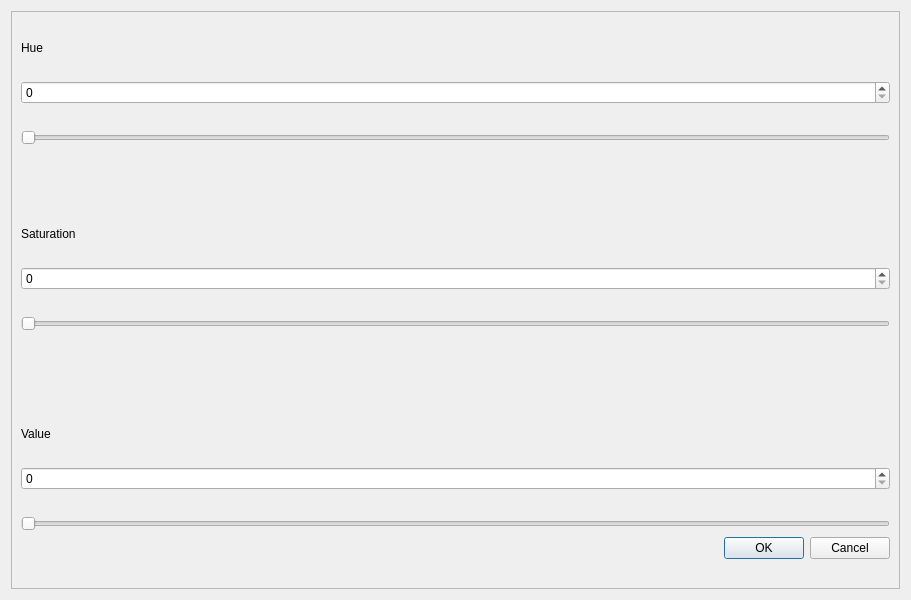
<?xml version="1.0" encoding="UTF-8"?>
<ui version="4.0">
 <class>Dialog</class>
 <widget class="QDialog" name="Dialog">
  <property name="enabled">
   <bool>true</bool>
  </property>
  <property name="geometry">
   <rect>
    <x>0</x>
    <y>0</y>
    <width>911</width>
    <height>600</height>
   </rect>
  </property>
  <property name="windowTitle">
   <string>Dialog</string>
  </property>
  <layout class="QGridLayout" name="gridLayout">
   <item row="0" column="0">
    <widget class="QFrame" name="frame">
     <property name="frameShape">
      <enum>QFrame::StyledPanel</enum>
     </property>
     <property name="frameShadow">
      <enum>QFrame::Raised</enum>
     </property>
     <layout class="QVBoxLayout" name="verticalLayout_2">
      <item>
       <layout class="QVBoxLayout" name="verticalLayout"/>
      </item>
      <item>
       <spacer name="horizontalSpacer_3">
        <property name="orientation">
         <enum>Qt::Horizontal</enum>
        </property>
        <property name="sizeHint" stdset="0">
         <size>
          <width>870</width>
          <height>20</height>
         </size>
        </property>
       </spacer>
      </item>
      <item>
       <widget class="QLabel" name="label">
        <property name="text">
         <string>Hue</string>
        </property>
       </widget>
      </item>
      <item>
       <spacer name="verticalSpacer_3">
        <property name="orientation">
         <enum>Qt::Vertical</enum>
        </property>
        <property name="sizeHint" stdset="0">
         <size>
          <width>20</width>
          <height>18</height>
         </size>
        </property>
       </spacer>
      </item>
      <item>
       <spacer name="horizontalSpacer">
        <property name="orientation">
         <enum>Qt::Horizontal</enum>
        </property>
        <property name="sizeHint" stdset="0">
         <size>
          <width>870</width>
          <height>20</height>
         </size>
        </property>
       </spacer>
      </item>
      <item>
       <widget class="QSpinBox" name="spinBox">
        <property name="maximum">
         <number>255</number>
        </property>
       </widget>
      </item>
      <item>
       <spacer name="horizontalSpacer_10">
        <property name="orientation">
         <enum>Qt::Horizontal</enum>
        </property>
        <property name="sizeHint" stdset="0">
         <size>
          <width>40</width>
          <height>20</height>
         </size>
        </property>
       </spacer>
      </item>
      <item>
       <widget class="QSlider" name="horizontalSlider">
        <property name="maximum">
         <number>255</number>
        </property>
        <property name="orientation">
         <enum>Qt::Horizontal</enum>
        </property>
       </widget>
      </item>
      <item>
       <spacer name="verticalSpacer">
        <property name="orientation">
         <enum>Qt::Vertical</enum>
        </property>
        <property name="sizeHint" stdset="0">
         <size>
          <width>20</width>
          <height>75</height>
         </size>
        </property>
       </spacer>
      </item>
      <item>
       <spacer name="horizontalSpacer_5">
        <property name="orientation">
         <enum>Qt::Horizontal</enum>
        </property>
        <property name="sizeHint" stdset="0">
         <size>
          <width>870</width>
          <height>20</height>
         </size>
        </property>
       </spacer>
      </item>
      <item>
       <widget class="QLabel" name="label_4">
        <property name="text">
         <string>Saturation</string>
        </property>
       </widget>
      </item>
      <item>
       <spacer name="horizontalSpacer_4">
        <property name="orientation">
         <enum>Qt::Horizontal</enum>
        </property>
        <property name="sizeHint" stdset="0">
         <size>
          <width>870</width>
          <height>20</height>
         </size>
        </property>
       </spacer>
      </item>
      <item>
       <widget class="QSpinBox" name="spinBox_2">
        <property name="maximum">
         <number>255</number>
        </property>
       </widget>
      </item>
      <item>
       <spacer name="horizontalSpacer_8">
        <property name="orientation">
         <enum>Qt::Horizontal</enum>
        </property>
        <property name="sizeHint" stdset="0">
         <size>
          <width>40</width>
          <height>20</height>
         </size>
        </property>
       </spacer>
      </item>
      <item>
       <widget class="QSlider" name="horizontalSlider_2">
        <property name="maximum">
         <number>255</number>
        </property>
        <property name="orientation">
         <enum>Qt::Horizontal</enum>
        </property>
       </widget>
      </item>
      <item>
       <spacer name="verticalSpacer_2">
        <property name="orientation">
         <enum>Qt::Vertical</enum>
        </property>
        <property name="sizeHint" stdset="0">
         <size>
          <width>20</width>
          <height>89</height>
         </size>
        </property>
       </spacer>
      </item>
      <item>
       <spacer name="verticalSpacer_4">
        <property name="orientation">
         <enum>Qt::Vertical</enum>
        </property>
        <property name="sizeHint" stdset="0">
         <size>
          <width>20</width>
          <height>13</height>
         </size>
        </property>
       </spacer>
      </item>
      <item>
       <spacer name="horizontalSpacer_7">
        <property name="orientation">
         <enum>Qt::Horizontal</enum>
        </property>
        <property name="sizeHint" stdset="0">
         <size>
          <width>870</width>
          <height>20</height>
         </size>
        </property>
       </spacer>
      </item>
      <item>
       <widget class="QLabel" name="label_2">
        <property name="text">
         <string>Value</string>
        </property>
       </widget>
      </item>
      <item>
       <spacer name="horizontalSpacer_6">
        <property name="orientation">
         <enum>Qt::Horizontal</enum>
        </property>
        <property name="sizeHint" stdset="0">
         <size>
          <width>870</width>
          <height>20</height>
         </size>
        </property>
       </spacer>
      </item>
      <item>
       <widget class="QSpinBox" name="spinBox_3">
        <property name="maximum">
         <number>255</number>
        </property>
       </widget>
      </item>
      <item>
       <spacer name="horizontalSpacer_9">
        <property name="orientation">
         <enum>Qt::Horizontal</enum>
        </property>
        <property name="sizeHint" stdset="0">
         <size>
          <width>40</width>
          <height>20</height>
         </size>
        </property>
       </spacer>
      </item>
      <item>
       <widget class="QSlider" name="horizontalSlider_3">
        <property name="maximum">
         <number>255</number>
        </property>
        <property name="orientation">
         <enum>Qt::Horizontal</enum>
        </property>
       </widget>
      </item>
      <item>
       <widget class="QDialogButtonBox" name="buttonBox">
        <property name="standardButtons">
         <set>QDialogButtonBox::Cancel|QDialogButtonBox::Ok</set>
        </property>
       </widget>
      </item>
      <item>
       <spacer name="horizontalSpacer_2">
        <property name="orientation">
         <enum>Qt::Horizontal</enum>
        </property>
        <property name="sizeHint" stdset="0">
         <size>
          <width>870</width>
          <height>20</height>
         </size>
        </property>
       </spacer>
      </item>
     </layout>
    </widget>
   </item>
  </layout>
 </widget>
 <resources/>
 <connections>
  <connection>
   <sender>horizontalSlider</sender>
   <signal>valueChanged(int)</signal>
   <receiver>spinBox</receiver>
   <slot>setValue(int)</slot>
   <hints>
    <hint type="sourcelabel">
     <x>365</x>
     <y>355</y>
    </hint>
    <hint type="destinationlabel">
     <x>298</x>
     <y>357</y>
    </hint>
   </hints>
  </connection>
  <connection>
   <sender>spinBox</sender>
   <signal>valueChanged(int)</signal>
   <receiver>horizontalSlider</receiver>
   <slot>setValue(int)</slot>
   <hints>
    <hint type="sourcelabel">
     <x>301</x>
     <y>375</y>
    </hint>
    <hint type="destinationlabel">
     <x>432</x>
     <y>362</y>
    </hint>
   </hints>
  </connection>
  <connection>
   <sender>horizontalSlider_2</sender>
   <signal>valueChanged(int)</signal>
   <receiver>spinBox_2</receiver>
   <slot>setValue(int)</slot>
   <hints>
    <hint type="sourcelabel">
     <x>402</x>
     <y>393</y>
    </hint>
    <hint type="destinationlabel">
     <x>308</x>
     <y>399</y>
    </hint>
   </hints>
  </connection>
  <connection>
   <sender>spinBox_2</sender>
   <signal>valueChanged(int)</signal>
   <receiver>horizontalSlider_2</receiver>
   <slot>setValue(int)</slot>
   <hints>
    <hint type="sourcelabel">
     <x>310</x>
     <y>415</y>
    </hint>
    <hint type="destinationlabel">
     <x>401</x>
     <y>400</y>
    </hint>
   </hints>
  </connection>
  <connection>
   <sender>spinBox_3</sender>
   <signal>valueChanged(int)</signal>
   <receiver>horizontalSlider_3</receiver>
   <slot>setValue(int)</slot>
   <hints>
    <hint type="sourcelabel">
     <x>313</x>
     <y>449</y>
    </hint>
    <hint type="destinationlabel">
     <x>379</x>
     <y>438</y>
    </hint>
   </hints>
  </connection>
  <connection>
   <sender>horizontalSlider_3</sender>
   <signal>valueChanged(int)</signal>
   <receiver>spinBox_3</receiver>
   <slot>setValue(int)</slot>
   <hints>
    <hint type="sourcelabel">
     <x>441</x>
     <y>445</y>
    </hint>
    <hint type="destinationlabel">
     <x>306</x>
     <y>437</y>
    </hint>
   </hints>
  </connection>
 </connections>
</ui>
